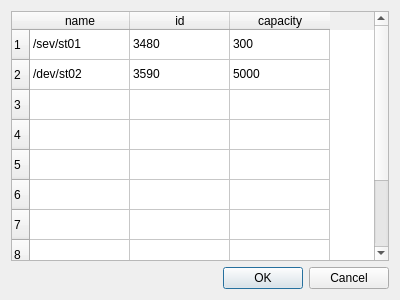
<?xml version="1.0" encoding="UTF-8"?>
<ui version="4.0">
 <class>Dialog</class>
 <widget class="QDialog" name="Dialog">
  <property name="geometry">
   <rect>
    <x>0</x>
    <y>0</y>
    <width>400</width>
    <height>300</height>
   </rect>
  </property>
  <property name="windowTitle">
   <string>Dialog</string>
  </property>
  <layout class="QGridLayout" name="gridLayout">
   <item row="0" column="0">
    <widget class="QTableWidget" name="tableWidget">
     <row>
      <property name="text">
       <string>1</string>
      </property>
     </row>
     <row>
      <property name="text">
       <string>2</string>
      </property>
     </row>
     <row>
      <property name="text">
       <string>3</string>
      </property>
     </row>
     <row>
      <property name="text">
       <string>4</string>
      </property>
     </row>
     <row>
      <property name="text">
       <string>5</string>
      </property>
     </row>
     <row>
      <property name="text">
       <string>6</string>
      </property>
     </row>
     <row>
      <property name="text">
       <string>7</string>
      </property>
     </row>
     <row>
      <property name="text">
       <string>8</string>
      </property>
     </row>
     <row>
      <property name="text">
       <string>9</string>
      </property>
     </row>
     <row>
      <property name="text">
       <string>10</string>
      </property>
     </row>
     <column>
      <property name="text">
       <string>name</string>
      </property>
     </column>
     <column>
      <property name="text">
       <string>id</string>
      </property>
     </column>
     <column>
      <property name="text">
       <string>capacity</string>
      </property>
     </column>
     <item row="0" column="0">
      <property name="text">
       <string>/sev/st01</string>
      </property>
     </item>
     <item row="0" column="1">
      <property name="text">
       <string>3480</string>
      </property>
     </item>
     <item row="0" column="2">
      <property name="text">
       <string>300</string>
      </property>
     </item>
     <item row="1" column="0">
      <property name="text">
       <string>/dev/st02</string>
      </property>
     </item>
     <item row="1" column="1">
      <property name="text">
       <string>3590</string>
      </property>
     </item>
     <item row="1" column="2">
      <property name="text">
       <string>5000</string>
      </property>
     </item>
     <item row="2" column="0">
      <property name="text">
       <string/>
      </property>
     </item>
    </widget>
   </item>
   <item row="1" column="0">
    <widget class="QDialogButtonBox" name="buttonBox">
     <property name="orientation">
      <enum>Qt::Horizontal</enum>
     </property>
     <property name="standardButtons">
      <set>QDialogButtonBox::Cancel|QDialogButtonBox::Ok</set>
     </property>
    </widget>
   </item>
  </layout>
 </widget>
 <resources/>
 <connections>
  <connection>
   <sender>buttonBox</sender>
   <signal>accepted()</signal>
   <receiver>Dialog</receiver>
   <slot>accept()</slot>
   <hints>
    <hint type="sourcelabel">
     <x>248</x>
     <y>254</y>
    </hint>
    <hint type="destinationlabel">
     <x>157</x>
     <y>274</y>
    </hint>
   </hints>
  </connection>
  <connection>
   <sender>buttonBox</sender>
   <signal>rejected()</signal>
   <receiver>Dialog</receiver>
   <slot>reject()</slot>
   <hints>
    <hint type="sourcelabel">
     <x>316</x>
     <y>260</y>
    </hint>
    <hint type="destinationlabel">
     <x>286</x>
     <y>274</y>
    </hint>
   </hints>
  </connection>
 </connections>
</ui>
